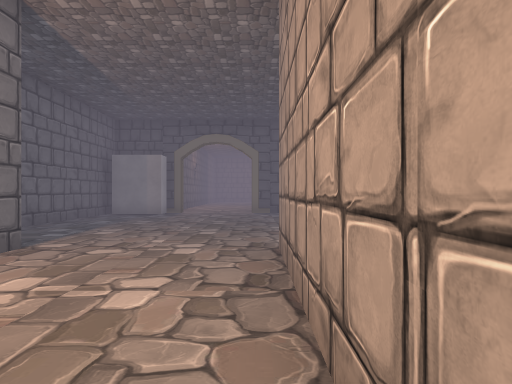
[1] (above)

18 first-person views from a walk through a scene from a Unity 3-D project. The camera is 1.5 m above the floor, looks level and sees 75° across. The floor is counted in squares, 2 m on a side. Each view is taken from the middle of a square. On the plan, view 1 faces up. The plan holds only what a view shows up to about 11 squares ahead; the rest is blank. The place goes on beyond the plan. The player character is not drawn. Some surface patterns are stand-ins.

[2]
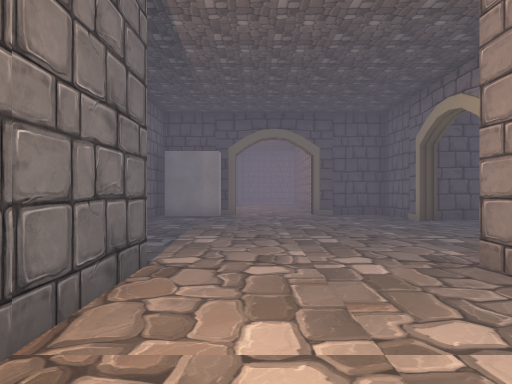

[3]
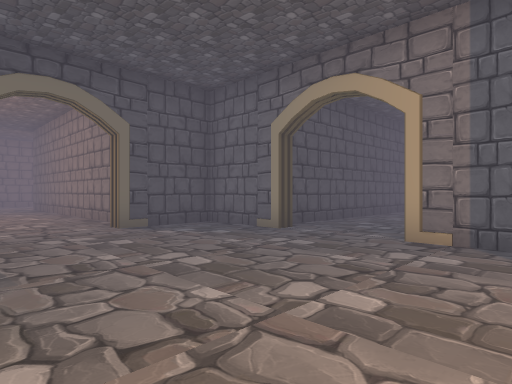

[4]
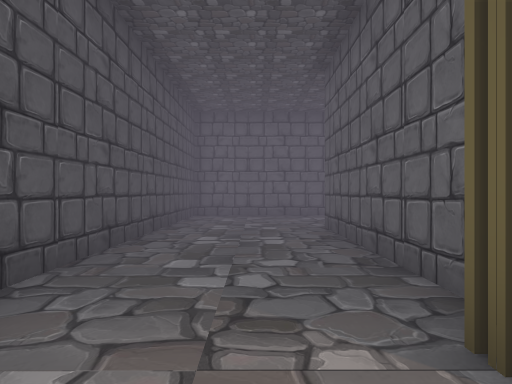

[5]
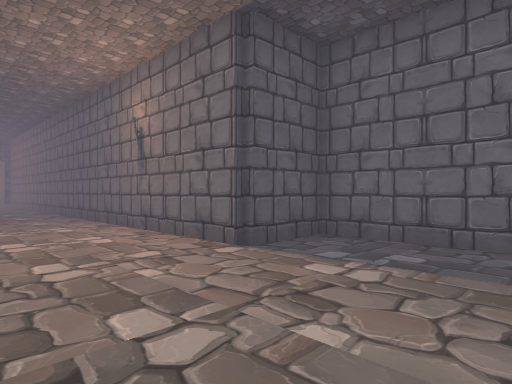

[6]
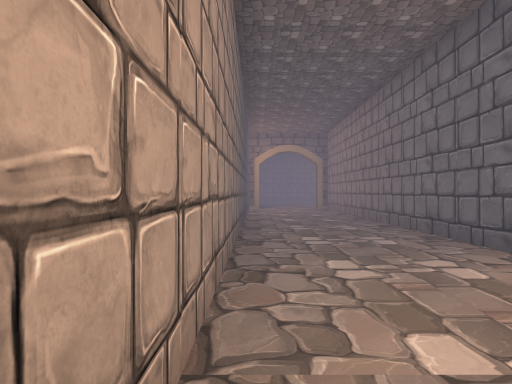

[7]
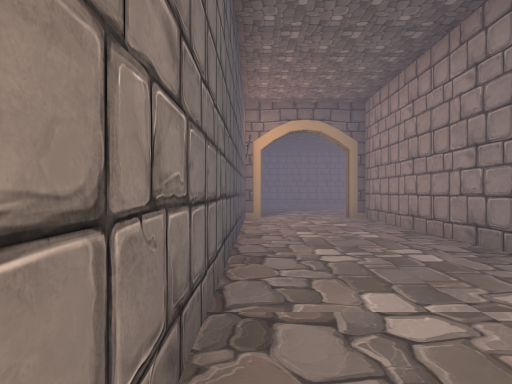

[8]
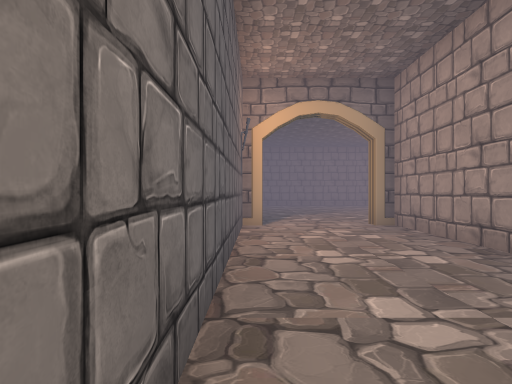

[9]
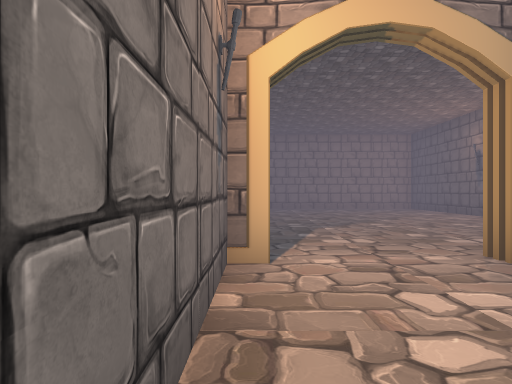

[10]
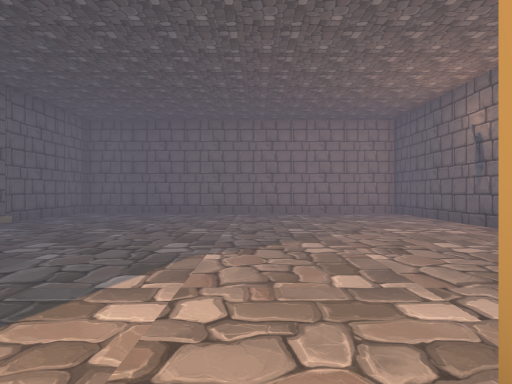

[11]
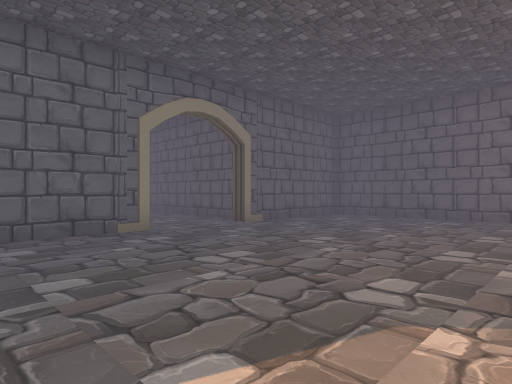

[12]
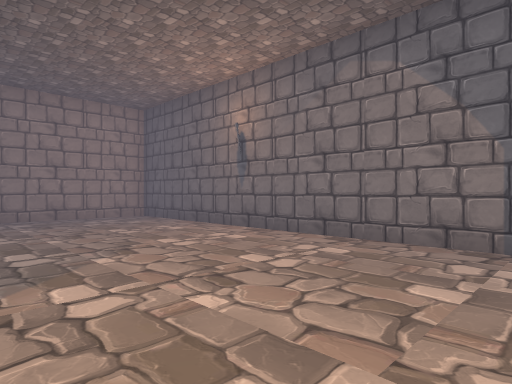

[13]
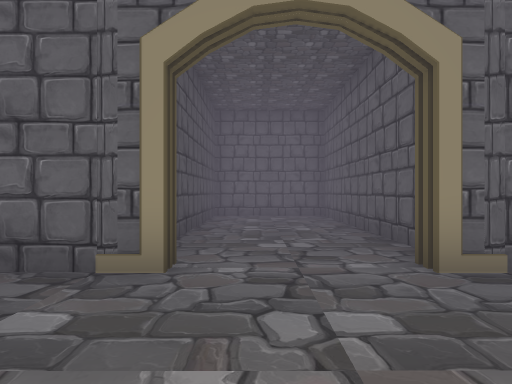

[14]
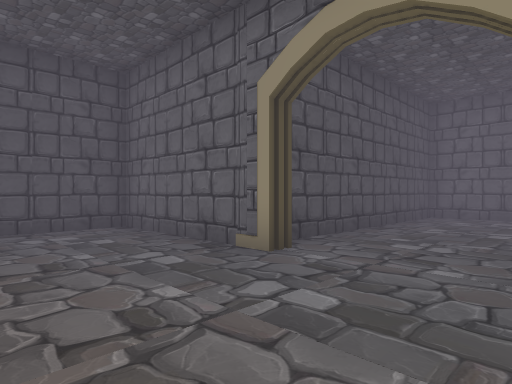

[15]
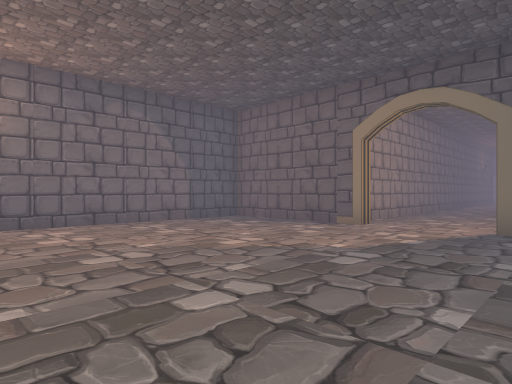

[16]
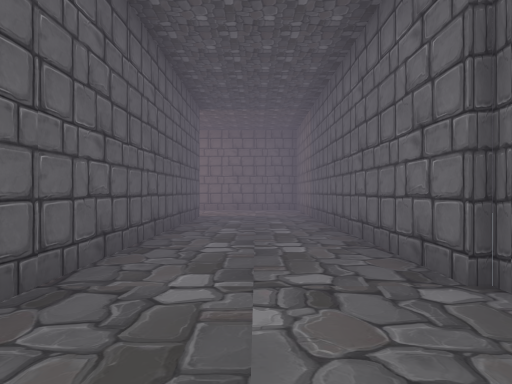

[17]
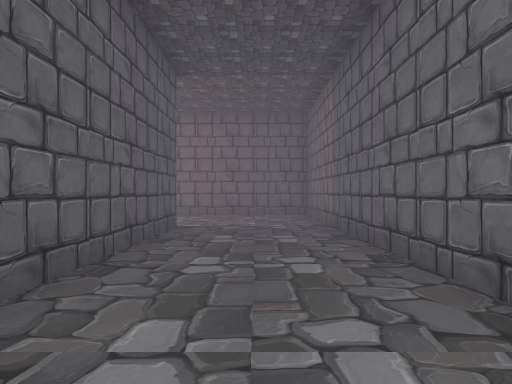

[18]
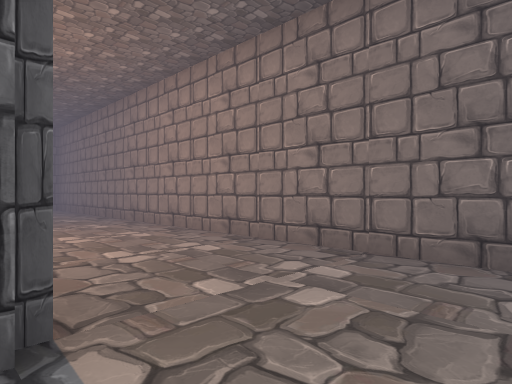

### Floor plan
Points are (right, up) in squares from view 1. A wall is a line through its corners. A room is listed if a view was taken in it or the views show most of it. See-through windows are left out.
Room 1 (views 1, 2, 3, 4, 5, 6, 7, 8, 9, 16, 17, 18)
walls: (2.2, 5.6) (2.2, 7); (3.2, 6.5) (8.3, 6.5) (8.3, -4.9) (21.5, -4.9); (2.6, 9.5) (2.2, 9.5) (2.2, 11.9) (-0.1, 11.9) (-0.1, 12.3); (-3.1, 0.6) (-3.1, -11.5); (-3, 10.9) (-4.8, 10.9); (0.3, 13.4) (0.3, 17.2); (-5, 11.9) (-5, 4.6) (-3.1, 4.6) (-3.1, 2.5); (11.7, -1.4) (11.7, 10) (2.9, 10); (0.3, -10.9) (0.3, 4.5); (-0.2, -12.5) (0.4, -12.5)
ways out: opening at (-1.5, -12.5) to room 2
objects: torch (-3, 2); torch (0, -12)
Room 2 (views 10, 11, 12, 13, 14, 15)
walls: (4.6, -17.2) (4.1, -17.2) (4.1, -12.9) (1.9, -12.9); (5, -20.1) (11.6, -20.1) (11.6, -16.7) (5, -16.7); (-0.8, -23.9) (3.6, -23.9); (-2.7, -12.5) (-2.7, -12.9) (-6.9, -12.9) (-6.9, -18.5); (4.1, -23.5) (4.1, -19.7) (4.6, -19.7); (-3.1, -11.5) (-3.1, -12.5); (-6.9, -20.3) (-6.9, -23.9) (-3.2, -23.9)
ways out: opening at (-1.5, -12.5) to room 1
objects: torch (-7, -19)

Positions as (right, up) in squares from view 1, and headings:
1: (0, 0), facing up
2: (-2, 1), facing up
3: (-3, 5), facing up-right
4: (1, 8), facing right
5: (0, 8), facing down-left
6: (0, 2), facing down
7: (0, -3), facing down
8: (0, -5), facing down
9: (0, -9), facing down
10: (-2, -12), facing down
11: (-2, -14), facing down-right
12: (-2, -14), facing down-left
13: (1, -18), facing right
14: (1, -20), facing up-right
15: (1, -20), facing up-left
16: (10, 9), facing down
17: (10, 6), facing down
18: (10, -1), facing down-right
